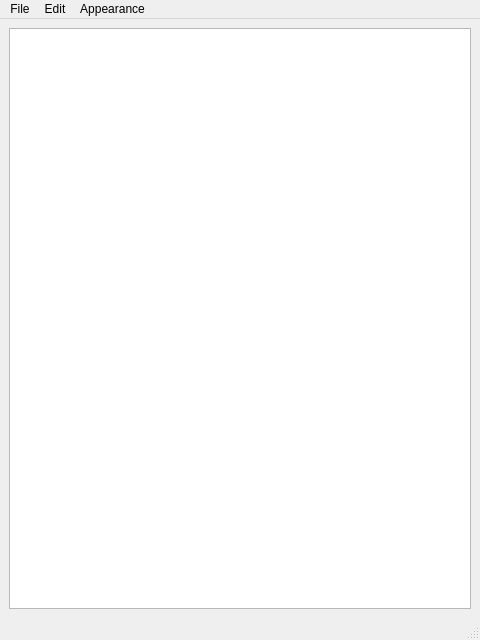
<?xml version="1.0" encoding="UTF-8"?>
<ui version="4.0">
 <class>MainWindow</class>
 <widget class="QMainWindow" name="MainWindow">
  <property name="geometry">
   <rect>
    <x>0</x>
    <y>0</y>
    <width>480</width>
    <height>640</height>
   </rect>
  </property>
  <property name="windowTitle">
   <string>MainWindow</string>
  </property>
  <widget class="QWidget" name="centralwidget">
   <layout class="QGridLayout" name="gridLayout">
    <item row="0" column="0">
     <widget class="QPlainTextEdit" name="plainTextEdit">
      <property name="cursor" stdset="0">
       <cursorShape>ArrowCursor</cursorShape>
      </property>
      <property name="lineWrapMode">
       <enum>QPlainTextEdit::NoWrap</enum>
      </property>
     </widget>
    </item>
   </layout>
  </widget>
  <widget class="QMenuBar" name="menubar">
   <property name="geometry">
    <rect>
     <x>0</x>
     <y>0</y>
     <width>480</width>
     <height>18</height>
    </rect>
   </property>
   <widget class="QMenu" name="menuFILE">
    <property name="title">
     <string>File</string>
    </property>
    <addaction name="actionNew"/>
    <addaction name="actionOpen"/>
    <addaction name="actionSave"/>
    <addaction name="actionClose"/>
   </widget>
   <widget class="QMenu" name="menuEdit">
    <property name="title">
     <string>Edit</string>
    </property>
    <addaction name="actionUndo"/>
    <addaction name="actionRedo"/>
    <addaction name="actionCut"/>
    <addaction name="actionCopy"/>
    <addaction name="actionPaste"/>
   </widget>
   <widget class="QMenu" name="menuAppearance">
    <property name="title">
     <string>Appearance</string>
    </property>
    <addaction name="actionLightMode"/>
    <addaction name="actionDarkMode"/>
    <addaction name="actionIncrease_Font_Size"/>
    <addaction name="actionDecrease_Font_Size"/>
   </widget>
   <addaction name="menuFILE"/>
   <addaction name="menuEdit"/>
   <addaction name="menuAppearance"/>
  </widget>
  <widget class="QStatusBar" name="statusbar"/>
  <action name="actionNew">
   <property name="text">
    <string>New</string>
   </property>
   <property name="shortcut">
    <string>Ctrl+N</string>
   </property>
  </action>
  <action name="actionOpen">
   <property name="text">
    <string>Open</string>
   </property>
   <property name="shortcut">
    <string>Ctrl+O</string>
   </property>
  </action>
  <action name="actionSave">
   <property name="text">
    <string>Save</string>
   </property>
   <property name="shortcut">
    <string>Ctrl+S</string>
   </property>
  </action>
  <action name="actionClose">
   <property name="text">
    <string>Close</string>
   </property>
  </action>
  <action name="actionUndo">
   <property name="text">
    <string>Undo</string>
   </property>
   <property name="shortcut">
    <string>Ctrl+Z</string>
   </property>
  </action>
  <action name="actionRedo">
   <property name="text">
    <string>Redo</string>
   </property>
   <property name="shortcut">
    <string>Ctrl+Y</string>
   </property>
  </action>
  <action name="actionCut">
   <property name="text">
    <string>Cut</string>
   </property>
   <property name="shortcut">
    <string>Ctrl+X</string>
   </property>
  </action>
  <action name="actionCopy">
   <property name="text">
    <string>Copy</string>
   </property>
   <property name="shortcut">
    <string>Ctrl+C</string>
   </property>
  </action>
  <action name="actionPaste">
   <property name="text">
    <string>Paste</string>
   </property>
   <property name="shortcut">
    <string>Ctrl+V</string>
   </property>
  </action>
  <action name="actionLightMode">
   <property name="text">
    <string>Light mode</string>
   </property>
  </action>
  <action name="actionDarkMode">
   <property name="text">
    <string>Dark mode</string>
   </property>
  </action>
  <action name="actionFont_Size">
   <property name="text">
    <string>Font Size</string>
   </property>
   <property name="shortcut">
    <string>Ctrl+N</string>
   </property>
  </action>
  <action name="actionFont_Style">
   <property name="text">
    <string>Font Style</string>
   </property>
  </action>
  <action name="actionIncrease_Font_Size">
   <property name="text">
    <string>Increase Font Size</string>
   </property>
  </action>
  <action name="actionDecrease_Font_Size">
   <property name="text">
    <string>Decrease Font Size</string>
   </property>
  </action>
 </widget>
 <resources/>
 <connections/>
</ui>
